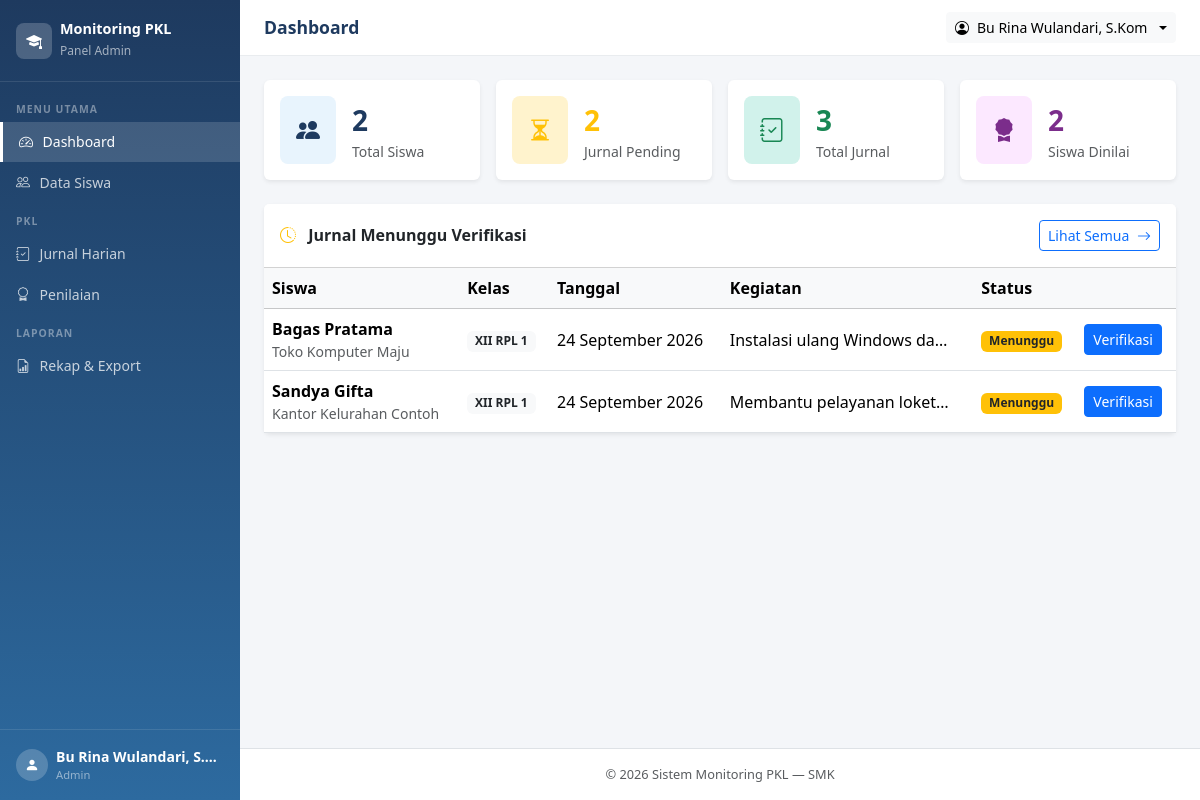
/admin/dashboard.php (signed in), run on an earlier commit of the app's database.
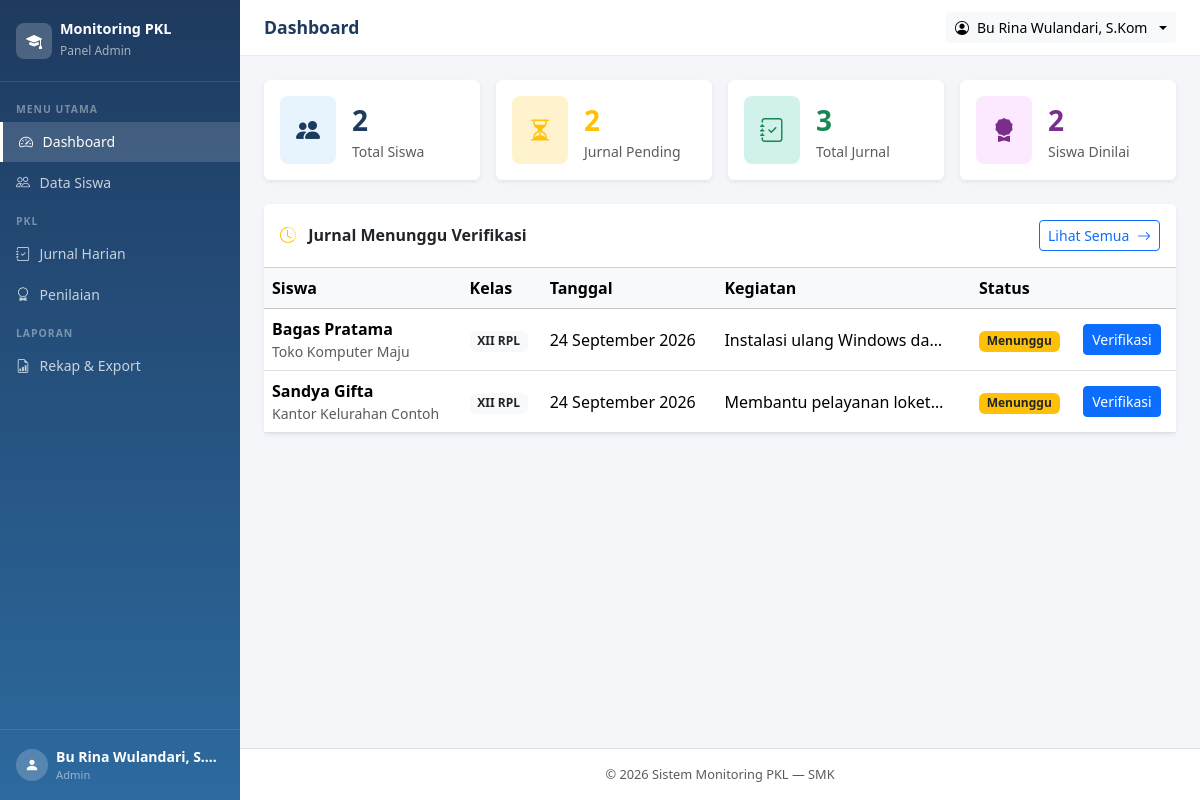
And on a later commit of the database.
### tables this page shows
CREATE TABLE IF NOT EXISTS `jurnal_harian` (
  `id`                INT UNSIGNED  NOT NULL AUTO_INCREMENT,
  `siswa_id`          INT UNSIGNED  NOT NULL,
  `tanggal`           DATE          NOT NULL,
  `kegiatan`          TEXT          NOT NULL,
  `kendala`           TEXT          DEFAULT NULL COMMENT 'Boleh kosong',
  `status_verifikasi` ENUM('menunggu','diverifikasi','ditolak')
                      NOT NULL DEFAULT 'menunggu',
  `catatan_admin`     TEXT          DEFAULT NULL COMMENT 'Catatan guru saat verifikasi',
  `created_at`        TIMESTAMP     NOT NULL DEFAULT CURRENT_TIMESTAMP,
  `updated_at`        TIMESTAMP     NOT NULL DEFAULT CURRENT_TIMESTAMP
                      ON UPDATE CURRENT_TIMESTAMP,
  PRIMARY KEY (`id`),
   
  UNIQUE KEY `uq_siswa_tanggal` (`siswa_id`, `tanggal`),
  KEY `idx_status`  (`status_verifikasi`),
  KEY `idx_tanggal` (`tanggal`),
  CONSTRAINT `fk_jurnal_siswa`
    FOREIGN KEY (`siswa_id`)
    REFERENCES `siswa`(`id`)
    ON DELETE CASCADE
);

CREATE TABLE IF NOT EXISTS `users` (
  `id`         INT UNSIGNED  NOT NULL AUTO_INCREMENT,
  `nama`       VARCHAR(100)  NOT NULL,
  `username`   VARCHAR(50)   NOT NULL,
  `password`   VARCHAR(255)  NOT NULL COMMENT 'Hasil password_hash(), bukan teks asli',
  `role`       ENUM('admin','siswa') NOT NULL DEFAULT 'siswa',
  `created_at` TIMESTAMP     NOT NULL DEFAULT CURRENT_TIMESTAMP,
  PRIMARY KEY (`id`),
  UNIQUE KEY `uq_username` (`username`)
);

CREATE TABLE IF NOT EXISTS `siswa` (
  `id`                        INT UNSIGNED  NOT NULL AUTO_INCREMENT,
  `user_id`                   INT UNSIGNED  NOT NULL COMMENT 'Relasi ke users.id (akun siswa)',
  `nis`                       VARCHAR(20)   NOT NULL COMMENT 'Nomor Induk Siswa',
  `kelas`                     VARCHAR(20)   NOT NULL COMMENT 'Contoh: XII RPL 1',
  `tempat_pkl`                VARCHAR(150)  NOT NULL COMMENT 'Nama perusahaan/instansi',
  `alamat_pkl`                VARCHAR(255)  DEFAULT NULL COMMENT 'Alamat tempat PKL, boleh kosong',
  `nama_pembimbing_industri`  VARCHAR(100)  NOT NULL COMMENT 'Mentor di tempat PKL, hanya data',
  `no_hp_pembimbing_industri` VARCHAR(20)   DEFAULT NULL COMMENT 'Boleh kosong',
  `guru_pembimbing_id`        INT UNSIGNED  NOT NULL COMMENT 'Relasi ke users.id (guru/admin)',
  `tgl_mulai`                 DATE          NOT NULL,
  `tgl_selesai`               DATE          NOT NULL COMMENT 'Tidak boleh sebelum tgl_mulai',
  PRIMARY KEY (`id`),
  UNIQUE KEY `uq_nis`     (`nis`),
  UNIQUE KEY `uq_user_id` (`user_id`),
  KEY `idx_guru_pembimbing` (`guru_pembimbing_id`),
  KEY `idx_kelas`           (`kelas`),
  CONSTRAINT `fk_siswa_user`
    FOREIGN KEY (`user_id`)
    REFERENCES `users`(`id`)
    ON DELETE CASCADE,
  CONSTRAINT `fk_siswa_guru`
    FOREIGN KEY (`guru_pembimbing_id`)
    REFERENCES `users`(`id`)
    ON DELETE RESTRICT    
);

### includes/auth.php (called while the page is built, shortened)
<?php
function current_user(): array
{
    return [
        'user_id'  => $_SESSION['user_id']  ?? null,
        'nama'     => $_SESSION['nama']     ?? '',
        'username' => $_SESSION['username'] ?? '',
        'role'     => $_SESSION['role']     ?? '',
        'siswa_id' => $_SESSION['siswa_id'] ?? null,
    ];
}
function current_role(): string
{
    return $_SESSION['role'] ?? '';
}

### admin/dashboard.php (the view, shortened to what this page needs)
<?php
require_once __DIR__ . '/../includes/auth.php';
require_once __DIR__ . '/../includes/functions.php';
$db = get_db();
$total_siswa     = $db->query('SELECT COUNT(*) FROM siswa')->fetchColumn();
$jurnal_pending  = $db->query("SELECT COUNT(*) FROM jurnal_harian WHERE status_verifikasi = 'menunggu'")->fetchColumn();
$total_jurnal    = $db->query('SELECT COUNT(*) FROM jurnal_harian')->fetchColumn();
$sudah_dinilai   = $db->query('SELECT COUNT(DISTINCT siswa_id) FROM nilai')->fetchColumn();
$jurnal_terbaru = $db->query("
    SELECT j.id, j.tanggal, j.kegiatan, j.status_verifikasi,
           u.nama AS nama_siswa, s.kelas, s.tempat_pkl
    FROM jurnal_harian j
    JOIN siswa s ON j.siswa_id = s.id
    JOIN users u ON s.user_id  = u.id
    WHERE j.status_verifikasi = 'menunggu'
    ORDER BY j.tanggal DESC
    LIMIT 5
")->fetchAll();
$page_title = 'Dashboard';
require_once __DIR__ . '/../includes/header.php';
?>
<div class="row g-3 mb-4">
  <div class="col-6 col-md-3">
    <div class="card border-0 shadow-sm h-100">
      <div class="card-body d-flex align-items-center gap-3">
        <div class="rounded-3 p-3" style="background:#e8f4fd">
          <i class="bi bi-people-fill fs-4" style="color:#1e3a5f"></i>
        </div>
        <div>
          <div class="fs-3 fw-bold" style="color:#1e3a5f"><?= $total_siswa ?></div>
          <div class="text-muted small">Total Siswa</div>
        </div>
      </div>
    </div>
  </div>
  <div class="col-6 col-md-3">
    <div class="card border-0 shadow-sm h-100">
      <div class="card-body d-flex align-items-center gap-3">
        <div class="rounded-3 p-3" style="background:#fff3cd">
          <i class="bi bi-hourglass-split fs-4 text-warning"></i>
        </div>
        <div>
          <div class="fs-3 fw-bold text-warning"><?= $jurnal_pending ?></div>
          <div class="text-muted small">Jurnal Pending</div>
        </div>
      </div>
    </div>
  </div>
  <div class="col-6 col-md-3">
    <div class="card border-0 shadow-sm h-100">
      <div class="card-body d-flex align-items-center gap-3">
        <div class="rounded-3 p-3" style="background:#d1f2eb">
          <i class="bi bi-journal-check fs-4 text-success"></i>
        </div>
        <div>
          <div class="fs-3 fw-bold text-success"><?= $total_jurnal ?></div>
          <div class="text-muted small">Total Jurnal</div>
        </div>
      </div>
    </div>
  </div>
  <div class="col-6 col-md-3">
    <div class="card border-0 shadow-sm h-100">
      <div class="card-body d-flex align-items-center gap-3">
        <div class="rounded-3 p-3" style="background:#fce8ff">
          <i class="bi bi-award-fill fs-4" style="color:#7b2d8b"></i>
        </div>
        <div>
          <div class="fs-3 fw-bold" style="color:#7b2d8b"><?= $sudah_dinilai ?></div>
          <div class="text-muted small">Siswa Dinilai</div>
        </div>
      </div>
    </div>
  </div>
</div>
<div class="card border-0 shadow-sm">
  <div class="card-header bg-white d-flex justify-content-between align-items-center py-3">
    <h6 class="mb-0 fw-bold">
      <i class="bi bi-clock-history me-2 text-warning"></i>
      Jurnal Menunggu Verifikasi
    </h6>
    <a href="<?= APP_URL ?>/admin/jurnal/index.php" class="btn btn-sm btn-outline-primary">
      Lihat Semua <i class="bi bi-arrow-right ms-1"></i>
    </a>
  </div>
  <div class="card-body p-0">
    <?php if (empty($jurnal_terbaru)): ?>
      <div class="text-center py-4 text-muted">
        <i class="bi bi-check-circle fs-3 text-success d-block mb-2"></i>
        Tidak ada jurnal yang menunggu verifikasi.
      </div>
    <?php else: ?>
      <div class="table-responsive">
        <table class="table table-hover align-middle mb-0">
          <thead class="table-light">
            <tr>
              <th>Siswa</th>
              <th>Kelas</th>
              <th>Tanggal</th>
              <th>Kegiatan</th>
              <th>Status</th>
              <th></th>
            </tr>
          </thead>
          <tbody>
            <?php foreach ($jurnal_terbaru as $j): ?>
            <tr>
              <td>
                <div class="fw-semibold"><?= e($j['nama_siswa']) ?></div>
                <div class="text-muted small"><?= e($j['tempat_pkl']) ?></div>
              </td>
              <td><span class="badge bg-light text-dark"><?= e($j['kelas']) ?></span></td>
              <td class="text-nowrap"><?= format_tanggal($j['tanggal']) ?></td>
              <td>
                <div style="max-width:220px;overflow:hidden;text-overflow:ellipsis;white-space:nowrap">
                  <?= e($j['kegiatan']) ?>
                </div>
              </td>
              <td><?= badge_status($j['status_verifikasi']) ?></td>
              <td>
                <a href="<?= APP_URL ?>/admin/jurnal/index.php?id=<?= $j['id'] ?>"
                   class="btn btn-sm btn-primary">
                  Verifikasi
                </a>
              </td>
            </tr>
            <?php endforeach; ?>
          </tbody>
        </table>
      </div>
    <?php endif; ?>
  </div>
</div>
<?php require_once __DIR__ . '/../includes/footer.php'; ?>

### includes/header.php (shortened to what this page needs)
<?php
require_once __DIR__ . '/../includes/functions.php';
require_once __DIR__ . '/../includes/auth.php';
$page_title = $page_title ?? 'Monitoring PKL';
$user       = current_user();
$role       = current_role();
$base = ($role === 'admin') ? APP_URL . '/admin' : APP_URL . '/siswa';
$current = basename($_SERVER['PHP_SELF']);
$current_dir = basename(dirname($_SERVER['PHP_SELF']));
?>
<!DOCTYPE html>
<html lang="id">
<head>
  <link href="https://cdn.jsdelivr.net/npm/bootstrap@5.3.3/dist/css/bootstrap.min.css" rel="stylesheet">
  <link href="https://cdn.jsdelivr.net/npm/bootstrap-icons@1.11.3/font/bootstrap-icons.min.css" rel="stylesheet">
</head>
<body>
<nav class="sidebar" id="sidebar">
  <a href="<?= $base ?>/dashboard.php" class="sidebar-brand d-flex align-items-center gap-2 text-decoration-none">
    <div style="width:36px;height:36px;background:rgba(255,255,255,0.2);border-radius:8px;display:flex;align-items:center;justify-content:center;flex-shrink:0">
      <i class="bi bi-mortarboard-fill text-white"></i>
    </div>
    <div>
      <h6 class="mb-0">Monitoring PKL</h6>
      <small><?= $role === 'admin' ? 'Panel Admin' : 'Panel Siswa' ?></small>
    </div>
  </a>
  <div class="sidebar-nav">
    <?php if ($role === 'admin'): ?>
      <div class="sidebar-label">Menu Utama</div>
      <a href="<?= APP_URL ?>/admin/dashboard.php"
         class="nav-link <?= $current === 'dashboard.php' && $current_dir === 'admin' ? 'active' : '' ?>">
        <i class="bi bi-speedometer2"></i> Dashboard
      </a>
      <a href="<?= APP_URL ?>/admin/siswa/index.php"
         class="nav-link <?= $current_dir === 'siswa' ? 'active' : '' ?>">
        <i class="bi bi-people"></i> Data Siswa
      </a>
      <div class="sidebar-label">PKL</div>
      <a href="<?= APP_URL ?>/admin/jurnal/index.php"
         class="nav-link <?= $current_dir === 'jurnal' ? 'active' : '' ?>">
        <i class="bi bi-journal-check"></i> Jurnal Harian
      </a>
      <a href="<?= APP_URL ?>/admin/nilai/index.php"
         class="nav-link <?= $current_dir === 'nilai' ? 'active' : '' ?>">
        <i class="bi bi-award"></i> Penilaian
      </a>
      <div class="sidebar-label">Laporan</div>
      <a href="<?= APP_URL ?>/admin/laporan/index.php"
         class="nav-link <?= $current_dir === 'laporan' ? 'active' : '' ?>">
        <i class="bi bi-file-earmark-bar-graph"></i> Rekap & Export
      </a>
    <?php endif; ?>
  </div>
  <div class="sidebar-footer">
    <div class="d-flex align-items-center gap-2">
      <div style="width:32px;height:32px;background:rgba(255,255,255,0.2);border-radius:50%;display:flex;align-items:center;justify-content:center;flex-shrink:0">
        <i class="bi bi-person-fill text-white small"></i>
      </div>
      <div style="min-width:0">
        <div class="text-white small fw-semibold text-truncate"><?= e($user['nama']) ?></div>
        <div style="color:rgba(255,255,255,0.5);font-size:0.7rem"><?= $role === 'admin' ? 'Admin' : 'Siswa' ?></div>
      </div>
    </div>
  </div>
</nav>
<div class="main-wrapper">
  <div class="topbar">
    <div class="d-flex align-items-center gap-3">
      <h5 class="page-heading"><?= e($page_title) ?></h5>
    </div>
    <div class="dropdown">
      <button class="btn btn-sm btn-light dropdown-toggle d-flex align-items-center gap-2" data-bs-toggle="dropdown">
        <i class="bi bi-person-circle"></i>
        <span class="d-none d-sm-inline"><?= e($user['nama']) ?></span>
      </button>
    </div>
  </div>
  <div class="content-area">

### includes/functions.php (shortened to what this page needs)
<?php
function e(string $string): string
{
    return htmlspecialchars($string, ENT_QUOTES, 'UTF-8');
}
function format_tanggal(string $tanggal): string
{
    $bulan = ['', 'Januari','Februari','Maret','April','Mei','Juni',
              'Juli','Agustus','September','Oktober','November','Desember'];
    $ts = strtotime($tanggal);
    return date('j', $ts) . ' ' . $bulan[(int)date('n', $ts)] . ' ' . date('Y', $ts);
}
function badge_status(string $status): string
{
    $map = [
        'menunggu'     => ['bg-warning text-dark', 'Menunggu'],
        'diverifikasi' => ['bg-success',           'Diverifikasi'],
        'ditolak'      => ['bg-danger',            'Ditolak'],
    ];
    [$class, $label] = $map[$status] ?? ['bg-secondary', ucfirst($status)];
    return '<span class="badge ' . $class . '">' . $label . '</span>';
}

### includes/footer.php (shortened to what this page needs)
  </div>
  <footer class="text-center text-muted py-3 border-top bg-white" style="font-size:0.8rem">
    &copy; <?= date('Y') ?> Sistem Monitoring PKL &mdash; SMK
  </footer>
</div>
</body>
</html>

### includes/header.php (style rules this page uses)
:root { --sidebar-width: 240px; --primary: #1e3a5f; --primary-light: #2d6a9f; }
body { background: #f4f6f9; font-family: 'Segoe UI', sans-serif; }
.sidebar { width: var(--sidebar-width); min-height: 100vh; background: linear-gradient(180deg, var(--primary) 0%, var(--primary-light) 100%); position: fixed; top: 0; left: 0; z-index: 1000; transition: transform 0.3s ease; display: flex; flex-direction: column; }
.sidebar-brand { padding: 1.25rem 1rem; border-bottom: 1px solid rgba(255,255,255,0.1); text-decoration: none; }
.sidebar-brand h6 { color: #fff; font-weight: 700; margin: 0; font-size: 0.9rem; }
.sidebar-brand small { color: rgba(255,255,255,0.6); font-size: 0.75rem; }
.sidebar-nav { padding: 0.5rem 0; flex: 1; }
.sidebar-label { padding: 0.75rem 1rem 0.25rem; font-size: 0.65rem; font-weight: 700; letter-spacing: 1px; text-transform: uppercase; color: rgba(255,255,255,0.4); }
.sidebar-nav .nav-link { color: rgba(255,255,255,0.75); padding: 0.6rem 1rem; border-radius: 0; display: flex; align-items: center; gap: 0.6rem; font-size: 0.875rem; transition: all 0.2s; }
.sidebar-nav .nav-link:hover, .sidebar-nav .nav-link.active { background: rgba(255,255,255,0.15); color: #fff; }
.sidebar-nav .nav-link.active { border-left: 3px solid #fff; }
.sidebar-footer { padding: 1rem; border-top: 1px solid rgba(255,255,255,0.1); }
.main-wrapper { margin-left: var(--sidebar-width); min-height: 100vh; display: flex; flex-direction: column; }
.topbar { background: #fff; border-bottom: 1px solid #e9ecef; padding: 0.75rem 1.5rem; display: flex; align-items: center; justify-content: space-between; position: sticky; top: 0; z-index: 999; }
.topbar .page-heading { font-weight: 700; color: var(--primary); margin: 0; font-size: 1.1rem; }
.content-area { padding: 1.5rem; flex: 1; }

What changed in the data, as far as the page shows it:
changed through a linked row, jurnal_harian "Bagas Pratama": siswa.kelas "XII RPL 1" → "XII RPL"
changed through a linked row, jurnal_harian "Sandya Gifta": siswa.kelas "XII RPL 1" → "XII RPL"
